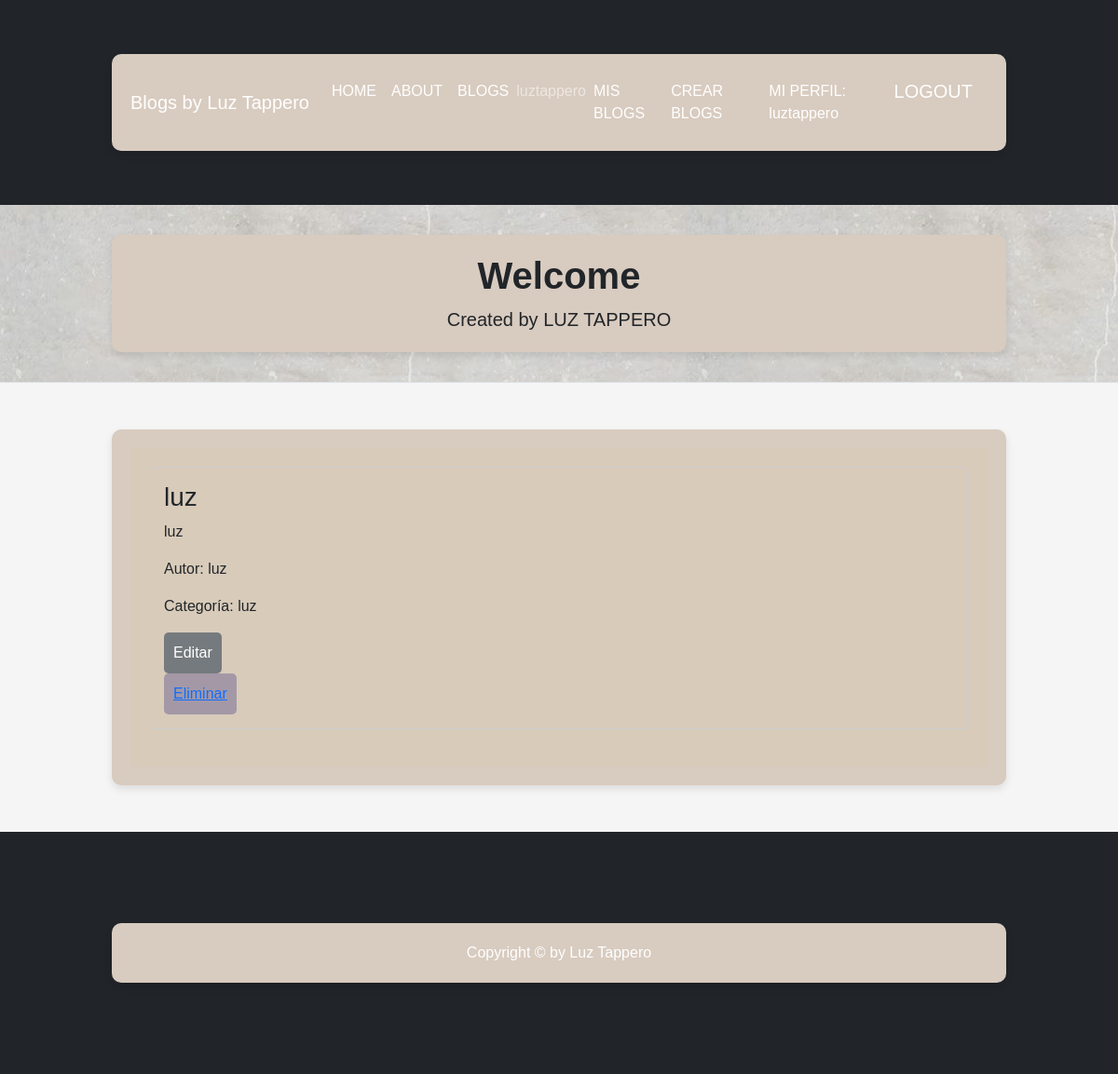
The app's page /mis_blog_list/1/ (signed in), older data.
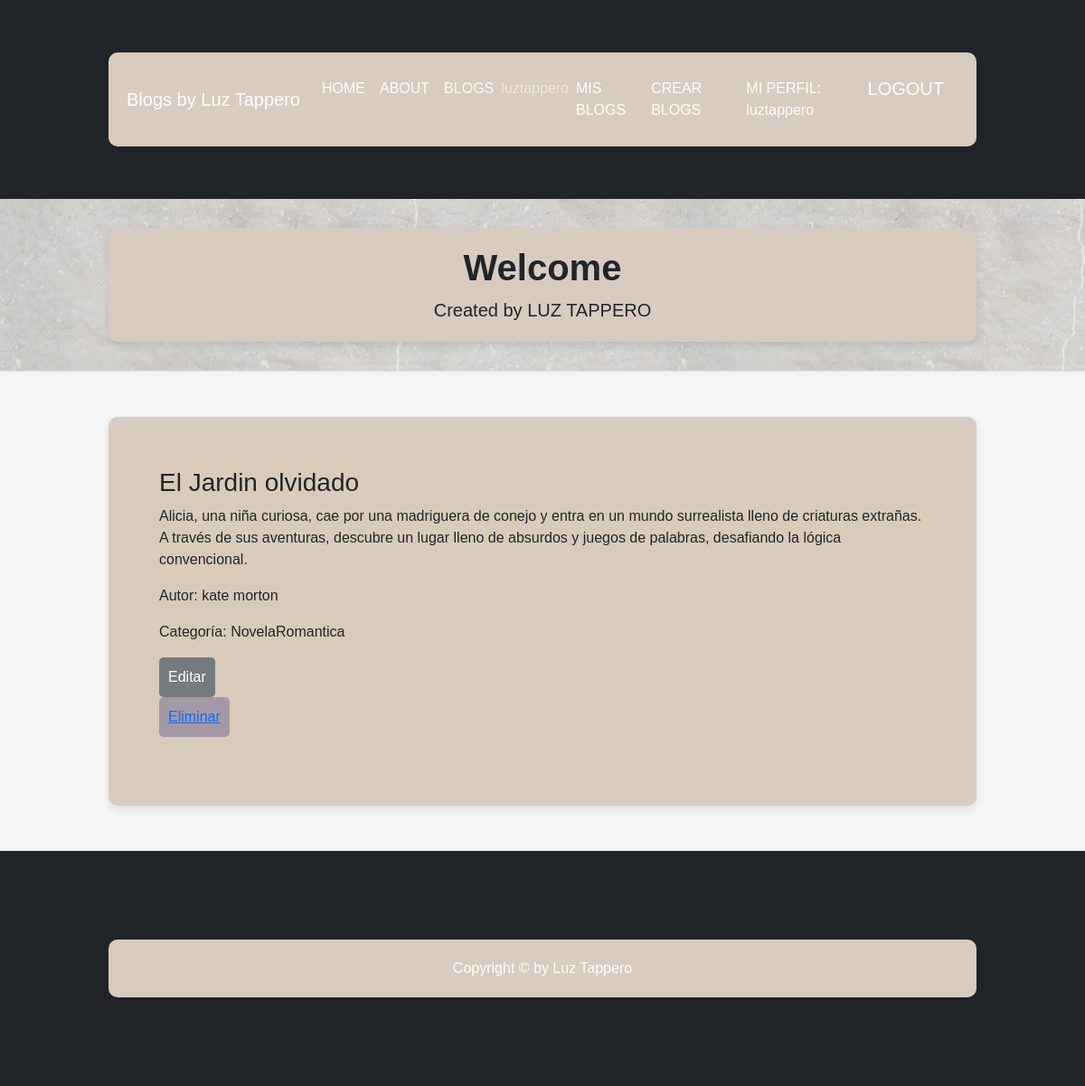
The same page, newer data.
### Blog/models.py (models this page shows, shortened)
class Blog(models.Model):
    titulo= models.CharField(max_length=255)
    descripcion= models.CharField(max_length=5000)
    autor=models.CharField(max_length=255)
    categoria= models.CharField(max_length=255)
    usuario= models.ForeignKey(User, on_delete= models.CASCADE)

### Blog/views.py (the view)
# urls.py: path('mis_blog_list/<id>/', views.MisBlogList, name= 'mis_blog_list'),
@login_required
def MisBlogList(request, id=None):
    if id:
        user = User.objects.get(id=id)
        mis_blogs = Blog.objects.filter(usuario= user).all()
        context= {'blogs': mis_blogs}
        return render (request, 'Blog/mis_blog_list.html', context)
    else:
        return HttpResponse("ID no proporcionado en la URL.")

### Blog/templates/Blog/mis_blog_list.html (shortened to what this page needs)
{% extends 'Blog/blog.html' %}
{% block contenidoQueCambia %}
    <div class="blog-container">
        {% if blogs %}
            <ul class="blog-list">
                {% for blog in blogs %}
                    <li class="blog-item">
                        <div>
                            <h3>{{ blog.titulo }}</h3>
                            <p>{{ blog.descripcion }}</p>
                            <p>Autor: {{ blog.autor }}</p>
                            <p>Categoría: {{ blog.categoria }}</p>
                            <div class="buttons-container">
                                <form action="{% url 'blog_update' blog.pk %}" method="POST">
                                    <button type="submit" class="edit-button">Editar</button>
                                </form>
                                <button class="delete-button">
                                    <a href="{% url 'blog_delete' blog.pk%}">Eliminar</a>
                                </button>
                            </div>
                        </div>
                    </li>
                {% endfor %}
            </ul>
        {% else %}
        <h1>No existen blogs en la BBDD</h1>
        {% endif %}
    </div>
{% endblock %}

Row changes from the older to the newer data that the page shows:
removed Blog: titulo "luz", descripcion "luz", autor "luz", categoria "luz"
added Blog: titulo "El Jardin olvidado", descripcion "Alicia, una niña curiosa, cae por una madriguera de conejo y entra en un mundo surrealista lleno de criaturas extrañas. A través de sus aventuras, descubre un lugar lleno de absurdos y juegos de palabras, desafiando la lógica convencional.", autor "kate morton", categoria "NovelaRomantica"
